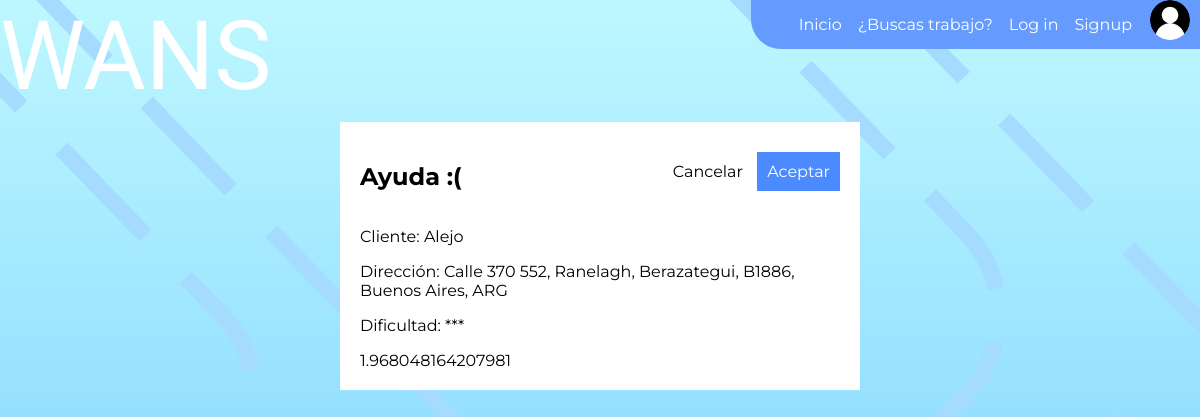
The page /pedido/4 on the database its author committed.
### wans/models.py (models this page shows, shortened)
class Pedido(models.Model):
    usuario = models.ForeignKey("auth.User", on_delete=models.CASCADE, null=True)
    presentacion = models.CharField(max_length=100)
    ubicacion = models.CharField(max_length=100)
    latitud = models.FloatField(default=0.0)
    longitud = models.FloatField(default=0.0)
    dificultad = models.CharField(max_length=6)

class Cliente(models.Model):
    usuario = models.OneToOneField(User, on_delete=models.CASCADE)
    nombre = models.CharField(max_length=50)
    dni = models.IntegerField(null=True)
    curriculum = models.TextField(max_length=3000, null=True)

### wans/views.py (the view)
# urls.py: path('pedido/<int:pk>', views.pedido_detalle, name='pedido_detalle'),
def pedido_detalle(request, pk):
    pedido = get_object_or_404(Pedido, pk=pk)
    return render(request, 'wans/pedido_detalle.html', {'pedido':pedido})

### wans/templates/wans/pedido_detalle.html (shortened to what this page needs)
{% extends 'wans/nav_base.html' %}
{% load static %]
{% block content %}
    <div class="detalle">
        <h2>{{ pedido.presentacion }}</h2>
        <div class="acciones">
            <a href="{% url 'trabajos' %}">Cancelar</a>
            <a style="background: #4c8bff;color:#fff" href="{% url 'eliminar_pedido' pk=pedido.id %}">Aceptar</a>
        </div>
        <p>Cliente: {{ pedido.usuario.cliente.nombre }}</p>
        <p>Dirección: {{ pedido.ubicacion }}</p>
        <p>Dificultad: {{ pedido.dificultad }}</p>
        <span class="distancia"></span>
    </div>

### wans/static/css/inicio.css (style rules this page uses)
body { margin: 0; background: url('/static/images/login.png'); }

### wans/static/css/trabajos.css (style rules this page uses)
.detalle { width: 40%; background: white; margin: 10px auto; padding: 20px; font-family: Montserrat; }
.acciones { float: right; margin-top: 20px; }
.acciones a { padding: 10px; color:#000; text-decoration: none; }
h2 { display: inline-block; }

### rows shown on the page
Pedido: presentacion "Ayuda :(", usuario.cliente.nombre "Alejo", ubicacion "Calle 370 552, Ranelagh, Berazategui, B1886, Buenos Aires, ARG", dificultad "***"
